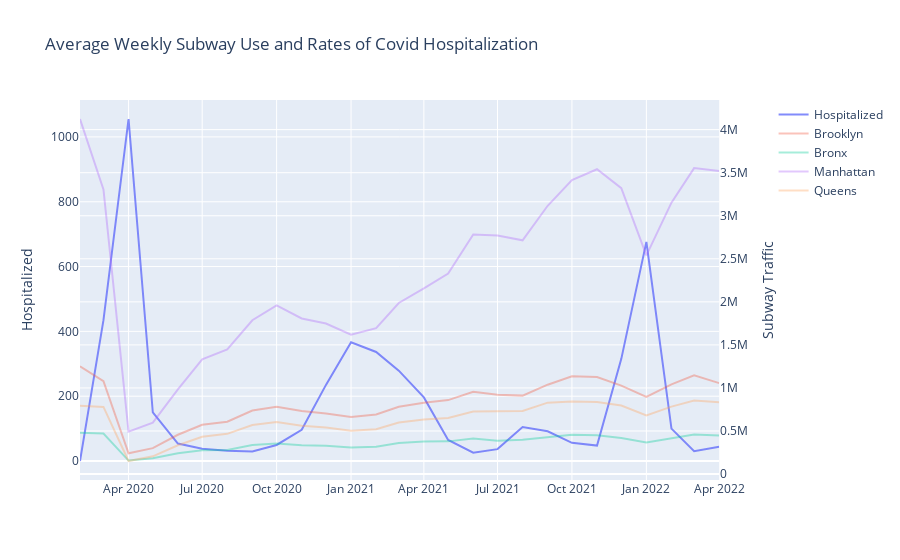

This figure's notebook cell:
### Code cell
def generate_figure(df, columns):
    # df = df[df.DATE.dt.weekday > 4]
    df = df.groupby('WEEK_YEAR').mean().reset_index()
    df['DATE'] = df.WEEK_YEAR
    # df = df[df.TIME_OF_WEEK == 'Weekend']
    fig = make_subplots(specs=[[{"secondary_y": True}]])
    
    # fig.update_layout(xaxis2= {'anchor': 'y', 'overlaying': 'x', 'side': 'top'},
    #               yaxis_domain=[0, 0.94])

    fig.add_trace(go.Scatter(x=df.DATE, y=df.HOSP_COUNT_7DAY_AVG,
                        mode='lines',
                        name='Hospitalized',
                        opacity = .8))
    for col in columns:
        fig.add_trace(go.Scatter(x=df.DATE, y=df[col],
                            mode='lines',
                            name=borough_dict[col.split('_')[0]],
                            opacity = .35),
                            secondary_y = True)
    # fig.data[1].update(xaxis='x2')
    fig.update_yaxes(title_text="Hospitalized", secondary_y=False)
    fig.update_yaxes(title_text="Subway Traffic", secondary_y=True)
    fig.update_layout(title='Average Weekly Subway Use and Rates of Covid Hospitalization')
    
    return fig
fig = generate_figure(df, ['Bk_LINE_DENSITY', 'Bx_LINE_DENSITY', 'M_LINE_DENSITY','Q_LINE_DENSITY'])
fig.write_html("./images/Weekly_Subway_Use_By_Borough.html")
fig.show()
# generate_figure(df, ['Bk_LINE_DENSITY', 'Bx_LINE_DENSITY', 'Q_LINE_DENSITY']).show()
